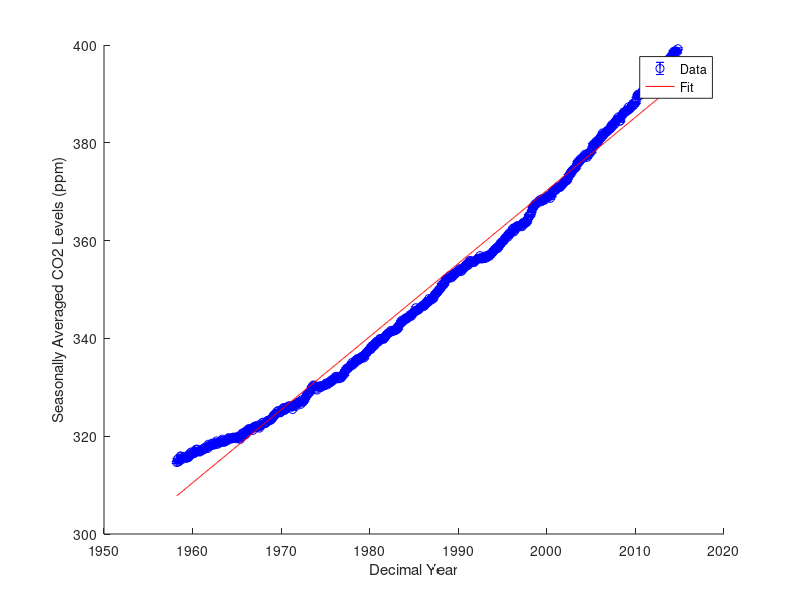

MATLAB code to generate this figure:
%straight line fitter and chi-square calculator for CO2 data. 

%Group Members: Russell Phelan, Phillip Rebrovic

clear all; close all;

mydata = load('co2_data.dat');    % read in (x,y,dy) data from text file 

x = mydata(:,3);     % 1st data column is x 
y = mydata(:,5);    % 2nd data column is y
%sigma = mydata(:,3); % 3rd data column is experimental uncertainty on y

N=length(x);         % number of data points

%filling in standard error
for n=1:N
    sigma(n) = .2;
end

% prepare straight line fit to date
% y = a(1) + a(2) * x;
% use matrices defined in Lecture 17 : Aa = b

A = zeros(2,2);
b = zeros(2,1);
for i=1:N
    A(1,1) = A(1,1) +         1/sigma(i)^2;
    A(1,2) = A(1,2) +      x(i)/sigma(i)^2;
    A(2,1) = A(2,1) +      x(i)/sigma(i)^2;
    A(2,2) = A(2,2) + x(i)*x(i)/sigma(i)^2;
    
    b(1,1) = b(1,1) + y(i)/sigma(i)^2;
    b(2,1) = b(2,1) + y(i)*x(i)/sigma(i)^2;
end

a  = A\b;     % a=vector of best fit parameter. 
              % A\b works better than using a=inv(A)*b
a1 = a(1,1);
a2 = a(2,1);
y_prediction = a1+a2*x;

%calculating chi-square
chiSquare = 0;
for z=1:N
    chiSquare = chiSquare + (((a2*x(z)+a1)-y(z))/sigma(z))^2;
end

chiSquare

degreesFreedom = N-2

hold on
errorbar(x,y,sigma,'bo');
plot(x,y_prediction,'r')
legend('Data','Fit');
xlabel('Decimal Year');
ylabel('Seasonally Averaged CO2 Levels (ppm)');
hold off

fprintf('Found intercept a(1)=%f, slope a(2)=%f\n',a(1),a(2));
return;

%Comments: 
%We know that a good fit is defined as approximately equal to v+-sqrt(2*v)
%which = 678+-36.82. We can see that our chi-square of 151,000 represents a
%very poor fit. 
